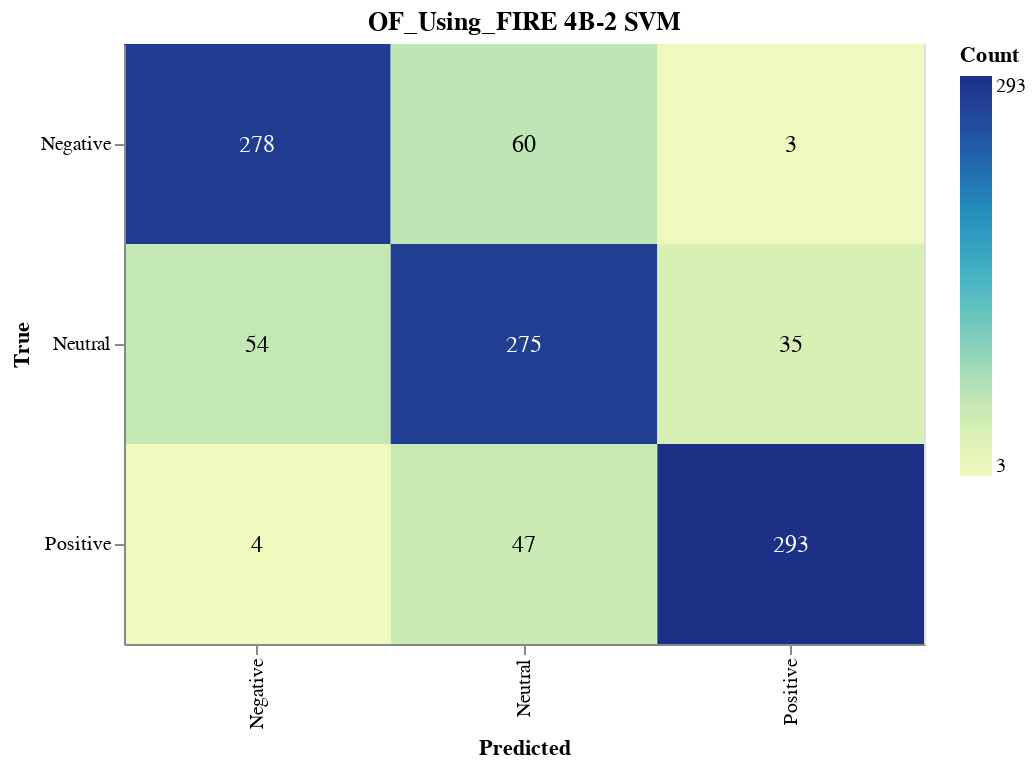

The notebook cell this image was saved under:
### Markdown cell above
#### Save Confusion Matrix

### Code cell
import altair as alt
import pandas as pd
from sklearn.metrics import confusion_matrix

# Calculate the confusion matrix
cm = confusion_matrix(true_labels, svm_validation_predictions)

# Define class names
class_names = ['Negative', 'Neutral', 'Positive']

# Convert confusion matrix to DataFrame
cm_df = pd.DataFrame(cm, index=class_names, columns=class_names).reset_index().melt(id_vars='index')
cm_df.columns = ['True', 'Predicted', 'Count']

# Ensure the order of categories
cm_df['True'] = pd.Categorical(cm_df['True'], categories=class_names, ordered=True)
cm_df['Predicted'] = pd.Categorical(cm_df['Predicted'], categories=class_names, ordered=True)

# Create the Altair plot
heatmap = alt.Chart(cm_df).mark_rect().encode(
    x=alt.X('Predicted:O', sort=class_names),
    y=alt.Y('True:O', sort=class_names),
    color='Count:Q',
    tooltip=['True', 'Predicted', 'Count']
).properties(
    width=400,
    height=300,
    title='OF_Using_FIRE 4B-2 SVM'
)

# Add text labels
text = heatmap.mark_text(
    align='center',
    baseline='middle',
    fontSize=12
).encode(
    text='Count:Q',
    color=alt.condition(
        alt.datum.Count > cm.max() / 2,
        alt.value('white'),
        alt.value('black')
    )
)

# Combine heatmap and text
final_chart = heatmap + text

# Display the plot
final_chart.show()

### Figure 1 — Vega-Lite specification as saved in the notebook (floating-point values rounded to 4 significant figures)
{"config": {"view": {"continuousWidth": 300, "continuousHeight": 300}}, "layer": [{"mark": {"type": "rect"}, "encoding": {"color": {"field": "Count", "type": "quantitative"}, "tooltip": [{"field": "True", "type": "ordinal"}, {"field": "Predicted", "type": "ordinal"}, {"field": "Count", "type": "quantitative"}], "x": {"field": "Predicted", "sort": ["Negative", "Neutral", "Positive"], "type": "ordinal"}, "y": {"field": "True", "sort": ["Negative", "Neutral", "Positive"], "type": "ordinal"}}, "title": "OF_Using_FIRE 4B-2 SVM"}, {"mark": {"type": "text", "align": "center", "baseline": "middle", "fontSize": 12}, "encoding": {"color": {"condition": {"test": "(datum.Count > 146.5)", "value": "white"}, "value": "black"}, "text": {"field": "Count", "type": "quantitative"}, "tooltip": [{"field": "True", "type": "ordinal"}, {"field": "Predicted", "type": "ordinal"}, {"field": "Count", "type": "quantitative"}], "x": {"field": "Predicted", "sort": ["Negative", "Neutral", "Positive"], "type": "ordinal"}, "y": {"field": "True", "sort": ["Negative", "Neutral", "Positive"], "type": "ordinal"}}, "title": "OF_Using_FIRE 4B-2 SVM"}], "data": {"name": "data-b8a4651377ce3408bc21cf72b380c88b"}, "height": 300, "width": 400, "$schema": "https://vega.github.io/schema/vega-lite/v5.17.0.json", "datasets": {"data-b8a4651377ce3408bc21cf72b380c88b": [{"True": "Negative", "Predicted": "Negative", "Count": 278}, {"True": "Neutral", "Predicted": "Negative", "Count": 54}, {"True": "Positive", "Predicted": "Negative", "Count": 4}, {"True": "Negative", "Predicted": "Neutral", "Count": 60}, {"True": "Neutral", "Predicted": "Neutral", "Count": 275}, {"True": "Positive", "Predicted": "Neutral", "Count": 47}, {"True": "Negative", "Predicted": "Positive", "Count": 3}, {"True": "Neutral", "Predicted": "Positive", "Count": 35}, {"True": "Positive", "Predicted": "Positive", "Count": 293}]}}
